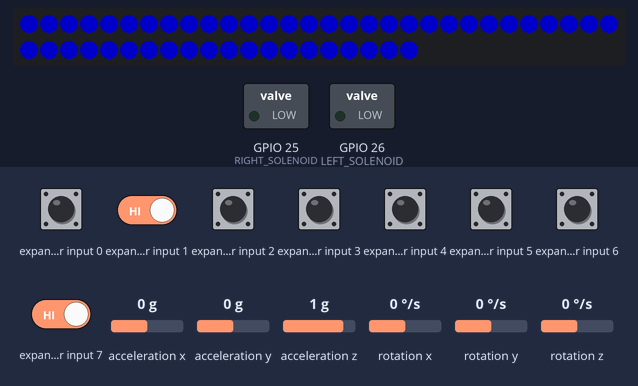
The program below on a simulated ESP32. Parts: 50 RGB LEDs in strip order, left to right, continuing on the next row, switched loads named in the program (green lamp = pin HIGH). Wiring (inferred from the names in the program): input shift register (74HC165): load GPIO 12; clock GPIO 14; serial out GPIO 7. Inputs (shaded band) come from the test bench; at power-on: expander input 0–7 HIGH, acceleration x 0 g, acceleration y 0 g, acceleration z 1 g, rotation x 0 °/s, rotation y 0 °/s, rotation z 0 °/s. Dim RGB values are drawn brighter than linear; EEPROM starts erased; USB keyboard and mouse output is not drawn; pins used as bus, display or sensor lines are not drawn; what the program prints to the serial monitor is not drawn.

Above: at 2.3 s.
2.4 s: expander input 1 driven LOW
At 3.6 s:
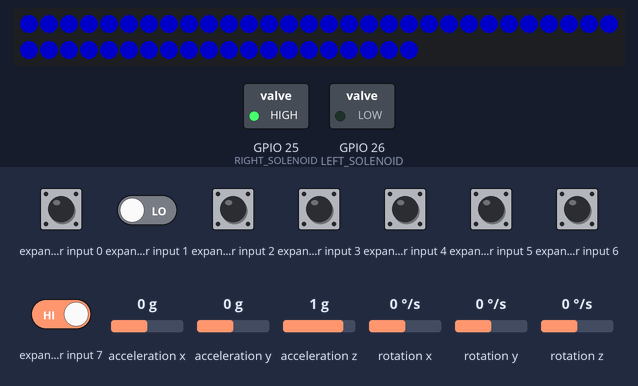
3.9 s: expander input 7 driven LOW
At 4.8 s:
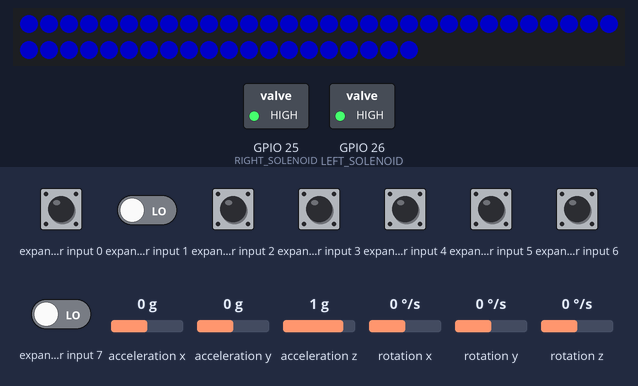
5.4 s: expander input 1 driven HIGH
At 6.0 s:
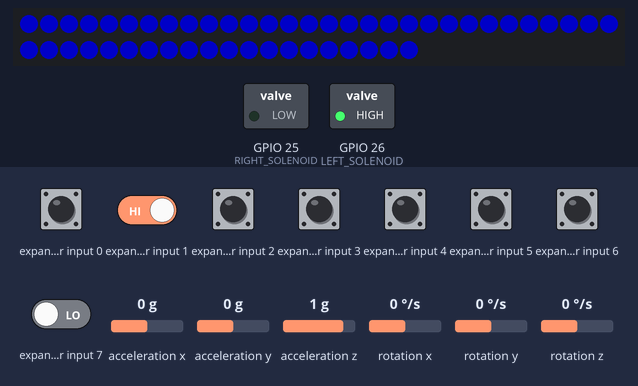
6.9 s: expander input 7 driven HIGH
At 8.3 s:
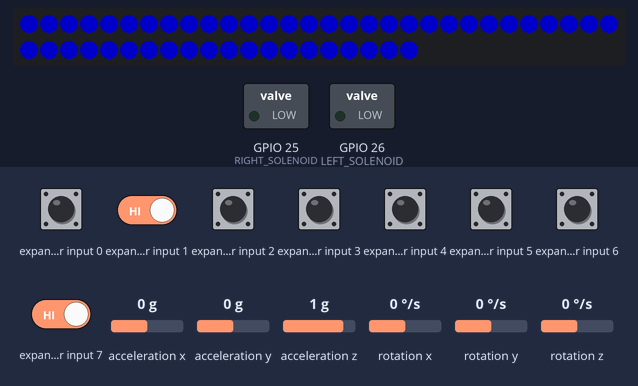
Timing chart, 0 to 9.4 s (numbered marks = the images above; inputs shaded):
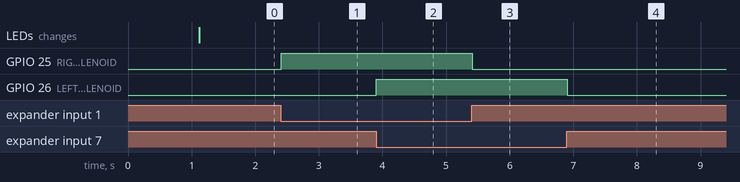

The program:

main.cpp
```cpp
#include "arcadeButtonProcessor.hpp"
#include "ledStripProcessor.hpp"
#include "accelerometerProcessor.hpp"
#include "solenoidProcessor.hpp"
#include "preferencesManager.hpp"

// Onboard NeoPixel; single LED
#define PIN_NEOPIXEL      5
#define NEOPIXEL_POWER    8

#define TIME_IN_MS_HOLD_FOR_MODE_CHANGE 2000

bool connected = false;
bool ledOn = false;
bool resetHeld = false;
bool accelerometerEnabled = false;
bool nudgeActive = false;
int currentGameMode = 0;
unsigned long lastBlink = 0;
unsigned long lastResetPress = 0;
BleKeyboard keyboard("pinballWizard", "cc", 68);
MPU6050 mpu;

void setLED(uint8_t r, uint8_t g, uint8_t b) {
	neopixelWrite(PIN_NEOPIXEL, r, g, b);
}

void setup() {
	Serial.begin(115200);
	delay(1000);
	Serial.println("=== Pinball Controller Starting ===");

	// Start accelerometer pins and init (chip is MPU6050)
	Wire.begin(ACCELEROMETER_SDA, ACCELEROMETER_SCL);
	mpu.initialize();

	pinMode(BOOT_BUTTON, INPUT_PULLUP);
	pinMode(NEOPIXEL_POWER, OUTPUT);
	pinMode(SR_LOAD, OUTPUT);
	pinMode(SR_CLK, OUTPUT);
	pinMode(SR_DATA, INPUT);
	pinMode(LEFT_SOLENOID, OUTPUT);
  	pinMode(RIGHT_SOLENOID, OUTPUT);

	digitalWrite(NEOPIXEL_POWER, HIGH);
	digitalWrite(SR_LOAD, HIGH);
	digitalWrite(SR_CLK, LOW);
	digitalWrite(LEFT_SOLENOID, LOW);
	digitalWrite(RIGHT_SOLENOID, LOW);

	tryToStartAccelerometer();

	currentGameMode = getControllerMode();
	keyboard.begin();

	setLEDStrip(currentGameMode);
}

void loop() {
	if (digitalRead(BOOT_BUTTON) == LOW) {
		if(lastResetPress == 0){
			resetHeld = true;
			lastResetPress = millis();
		}
		if(resetHeld){
			if(millis() - lastResetPress >= TIME_IN_MS_HOLD_FOR_MODE_CHANGE) {
				gotoNextMode(currentGameMode);
				delay(1000); // blocking but that's okay; I want to be sure the save happens
				Serial.println("Restarting the ESP 32...");
				ESP.restart();
			} else {
				return; // we want to exit loop early so that lastResetPress isn't set to 0/
			}
		}
	}
	lastResetPress = 0;
	resetHeld = false;

	// if we have a bluetooth connection, let's do the important stuff
	if(keyboard.isConnected()){
		// process button presses first
		processKeyboardButtons(&keyboard);
		// process movement next (but only if accelerometer is enabled)
		if(accelerometerEnabled) {
			checkNudge(&keyboard);
		}
		// set the LED to solid color once
		if(!connected){
			connected = true;
			setLED(0, 255, 0);
		}
	// if we've lost the connection then let's blink the LED
	} else {
		if (millis() - lastBlink > 500) {
			lastBlink = millis();
			ledOn = !ledOn;
			setLED(0, ledOn ? 255 : 0, 0);
		}
		connected = false;
	}
}
```

accelerometerProcessor.hpp
```cpp
#pragma once

#include <BleKeyboard.h>
#include <MPU6050.h>
#include "preferencesManager.hpp"
#include "arcadeButtonProcessor.hpp"

#define ACCELEROMETER_SDA  4     // SDA
#define ACCELEROMETER_SCL 33     // SCL

const unsigned long NUDGE_PRESS_TIME = 50;
const unsigned long NUDGE_COOLDOWN = 100;  // Increased from 100ms to prevent spam
const int NUDGE_THRESHOLD = 8000;  // Adjust this for sensitivity

void tryToStartAccelerometer();
void checkNudge(BleKeyboard* keyboard);
```

arcadeButtonProcessor.hpp
```cpp
#pragma once

#include <BleKeyboard.h>
#include <BleGamepad.h>
#include <Arduino.h>
#include "preferencesManager.hpp"
#include "solenoidProcessor.hpp"

extern int currentGameMode;

// 74HC165 Shift Register (SR) Pins
#define SR_DATA           7    // QH - Serial data out
#define SR_CLK            14   // CLK - Clock pin
#define SR_LOAD           12   // SH/LD - Latch pin

// Button mappings from shift register (active LOW)
#define BTN_BIT_RMAGNASAVE    0  // A - Right MagnaSave
#define BTN_BIT_RFLIPPER      1  // B - Right Flipper
#define BTN_BIT_PLUNGER       2  // C - Plunger
#define BTN_BIT_START         3  // D - Start button
#define BTN_BIT_SPECIAL       4  // E - Special
#define BTN_BIT_NOTUSED       5  // F - nothing assigned
#define BTN_BIT_LMAGNASAVE    6  // G - Left MagnaSave
#define BTN_BIT_LFLIPPER      7  // H - Left Flipper

// Quest Pinball FX VR key mappings
#define KEY_RFLIPPER_QPVR      '6'
#define KEY_LFLIPPER_QPVR      'u'
#define KEY_PLUNGER_QPVR       '8'
#define KEY_SPECIAL_QPVR       '5'
#define KEY_RMAGNASAVE_QPVR    'd'
#define KEY_LMAGNASAVE_QPVR    'f'
#define KEY_NUDGE_UP_QPVR      'a'

// PC Visual Pinball key mappings
#define KEY_RFLIPPER_PCVP      KEY_RIGHT_SHIFT
#define KEY_LFLIPPER_PCVP      KEY_LEFT_SHIFT
#define KEY_PLUNGER_PCVP       KEY_RETURN
#define KEY_SPECIAL_PCVP       '5'   // Coin
#define KEY_START_PCVP         '1'
#define KEY_RMAGNASAVE_PCVP    KEY_RIGHT_CTRL
#define KEY_LMAGNASAVE_PCVP    KEY_LEFT_CTRL

struct ButtonMapping {
		uint8_t bit;
		char key;
};

const ButtonMapping questButtonMap[] = {
		{BTN_BIT_RMAGNASAVE, KEY_RMAGNASAVE_QPVR},
		{BTN_BIT_RFLIPPER,   KEY_RFLIPPER_QPVR},
		{BTN_BIT_PLUNGER,    KEY_PLUNGER_QPVR},
		{BTN_BIT_SPECIAL,    KEY_SPECIAL_QPVR},
		{BTN_BIT_LMAGNASAVE, KEY_LMAGNASAVE_QPVR},
		{BTN_BIT_LFLIPPER,   KEY_LFLIPPER_QPVR},
		{BTN_BIT_START,      KEY_NUDGE_UP_QPVR}
};

const ButtonMapping pcButtonMap[] = {
		{BTN_BIT_RMAGNASAVE, KEY_RMAGNASAVE_PCVP},
		{BTN_BIT_RFLIPPER,   KEY_RFLIPPER_PCVP},
		{BTN_BIT_PLUNGER,    KEY_PLUNGER_PCVP},
		{BTN_BIT_SPECIAL,    KEY_SPECIAL_PCVP},
		{BTN_BIT_START,      KEY_START_PCVP},
		{BTN_BIT_LMAGNASAVE, KEY_LMAGNASAVE_PCVP},
		{BTN_BIT_LFLIPPER,   KEY_LFLIPPER_PCVP}
};

const uint8_t QUEST_NUM_BUTTONS = sizeof(questButtonMap) / sizeof(ButtonMapping);
const uint8_t PC_NUM_BUTTONS = sizeof(pcButtonMap) / sizeof(ButtonMapping);

const unsigned long DEBOUNCE_MS = 5;  // try 5–10ms

void processKeyboardButtons(BleKeyboard* keyboard);

// Uncomment to enable Serial debug logs for button edges
//#define BUTTON_DEBUG
```

ledStripProcessor.hpp
```cpp
#pragma once

#include <Adafruit_NeoPixel.h>

#define PIN_LED_STRIP          13
#define NUM_STRIP_LEDS         50

const uint32_t gameModeColors[] = {
	0x0000FF,  // Blue
	0xFF00FF   // Purple/Magenta
};

void setLEDStrip(int);
```

preferencesManager.hpp
```cpp
#pragma once

#include <Preferences.h>

#define BOOT_BUTTON 0 // using the Boot button to switch modes

// define game modes
#define MODE_QUEST_PINBALLFXVR         0
#define MODE_PC_VISUALPINBALL          1

enum GAME_MODE {
	QUEST_PINBALL_FX_VR = 0,
	PC_VISUAL_PINBALL = 1
};

int getControllerMode();

void saveControllerMode(int);

void gotoNextMode(int);
```

solenoidProcessor.hpp
```cpp
#pragma once

#include <Arduino.h>

#define LEFT_SOLENOID         26
#define RIGHT_SOLENOID        25

void sendLeftFlipperDataHigh();
void sendRightFlipperDataHigh();
void sendLeftFlipperDataLow();
void sendRightFlipperDataLow();
```

accelerometerProcessor.cpp
```cpp
#include "accelerometerProcessor.hpp"

extern int currentGameMode;
extern bool nudgeActive;
extern MPU6050 mpu;
extern bool accelerometerEnabled;

int16_t ax, ay, az;
int16_t baseX = 0, baseY = 0, baseZ = 0;  // Calibration values

char activeNudgeKey = 0;

unsigned long nudgeStartTime = 0;
unsigned long lastNudgeTime = 0;

void tryToStartAccelerometer(){
	// Try to configure accelerometer aka MPU6050
	if (mpu.testConnection()) {
		Serial.println("MPU6050 connected!");
		accelerometerEnabled = true;

		// Calibrate baseline (average of 10 readings)
		long sumX = 0, sumY = 0, sumZ = 0;
		for(int i = 0; i < 10; i++) {
			mpu.getAcceleration(&ax, &ay, &az);
			sumX += ax;
			sumY += ay;
			sumZ += az;
			delay(10); // we're in setup so this delay is fine
		}
		baseX = sumX / 10;
		baseY = sumY / 10;
		baseZ = sumZ / 10;
	} else {
		Serial.println("MPU6050 not found!");
		accelerometerEnabled = false;
	}
}

// Non-blocking nudge check
void checkNudge(BleKeyboard* keyboard){
	if (!accelerometerEnabled) return;
	if (!keyboard) return;

	// Handle active nudge release
	if (nudgeActive && (millis() - nudgeStartTime >= NUDGE_PRESS_TIME)) {
		if (activeNudgeKey != 0) {
			keyboard->release(activeNudgeKey);
		}
		nudgeActive = false;
		activeNudgeKey = 0;
	}

	// Check cooldown
	if (nudgeActive || (millis() - lastNudgeTime < NUDGE_COOLDOWN)) return;

	mpu.getAcceleration(&ax, &ay, &az);

	int16_t deltaX = ax - baseX;
	int16_t deltaY = ay - baseY;

	switch(currentGameMode) {
		case MODE_QUEST_PINBALLFXVR:
			// Quest uses A/S/D/F for 4*-way nudge... * I think up and down are the same (visually and phsyically)
			if (abs(deltaX) > NUDGE_THRESHOLD || abs(deltaY) > NUDGE_THRESHOLD) {
				// Determine primary axis
				if (abs(deltaX) > abs(deltaY)) {
					// X-axis dominates
					if (deltaX > 0) {
						keyboard->press(KEY_RMAGNASAVE_QPVR);
						activeNudgeKey = KEY_RMAGNASAVE_QPVR;
					} else {
						keyboard->press(KEY_LMAGNASAVE_QPVR);
						activeNudgeKey = KEY_LMAGNASAVE_QPVR;
					}
				}
				lastNudgeTime = millis();
				nudgeStartTime = millis();
				nudgeActive = true;
			}
			break;

		case MODE_PC_VISUALPINBALL:
			// PC pinball uses Z/X/Space for nudge
			if (abs(deltaX) > NUDGE_THRESHOLD) {
				if (deltaX > 0) {
					keyboard->press('/');
					activeNudgeKey = '/';
				} else {
					keyboard->press('z');
					activeNudgeKey = 'z';
				}
				lastNudgeTime = millis();
				nudgeStartTime = millis();
				nudgeActive = true;
			} else if (abs(deltaY) > NUDGE_THRESHOLD) {
				keyboard->press(' ');
				lastNudgeTime = millis();
				nudgeStartTime = millis();
				nudgeActive = true;
				activeNudgeKey = ' ';  // Space for forward/back
			}
			break;
	}
}
```

arcadeButtonProcessor.cpp
```cpp
#include "arcadeButtonProcessor.hpp"

extern bool nudgeActive;

uint8_t stableState = 0xFF;           // debounced state (1 = released)
uint8_t lastRawState = 0xFF;          // last raw read
unsigned long lastChangeTime[8] = {0};

#ifdef BUTTON_DEBUG
static void logButtonEvent(uint8_t bit, uint8_t key, const char* action) {
	Serial.printf("Button bit %u -> key 0x%02X %s\n", bit, key, action);
}
#endif

uint8_t readShiftRegister() {
	digitalWrite(SR_LOAD, LOW);
	delayMicroseconds(1);
	digitalWrite(SR_LOAD, HIGH);

	uint8_t data = 0;
	for (int i = 0; i < 8; i++) {
		data <<= 1;
		if (digitalRead(SR_DATA)) {
			data |= 1;
		}
		digitalWrite(SR_CLK, HIGH);
		delayMicroseconds(1);
		digitalWrite(SR_CLK, LOW);
	}

	return data;
}

void processKeyboardButtons(BleKeyboard* keyboard){
	const ButtonMapping* map = questButtonMap;
	uint8_t totalButtons = QUEST_NUM_BUTTONS;

	if(currentGameMode == PC_VISUAL_PINBALL){
		map = pcButtonMap;
		totalButtons = PC_NUM_BUTTONS;
	}

	uint8_t raw = readShiftRegister();
	unsigned long now = millis();

	for (uint8_t i = 0; i < totalButtons; i++) {
		uint8_t bit = map[i].bit;
		char key = map[i].key;
		bool rawPressed = !(raw & (1 << bit));
		bool lastRawPressed = !(lastRawState & (1 << bit));

		// If raw level changed, reset debounce timer
		if (rawPressed != lastRawPressed) {
			lastChangeTime[i] = now;
		}

		// Only update stable state after it has stayed the same for DEBOUNCE_MS
		if ((now - lastChangeTime[i]) >= DEBOUNCE_MS) {
			bool stablePressed = !(stableState & (1 << bit));
			if (rawPressed != stablePressed) {
				bool leftFlipper = (bit == BTN_BIT_LFLIPPER);
				bool rightFlipper = (bit == BTN_BIT_RFLIPPER);
				bool leftNudge = (bit == BTN_BIT_LMAGNASAVE);
				bool rightNudge = (bit == BTN_BIT_RMAGNASAVE);

				// Edge detected on debounced state
				if (rawPressed) {
					if(leftNudge && nudgeActive) return;
					if(rightNudge && nudgeActive) return;
					keyboard->press(key);
					if(leftFlipper) sendLeftFlipperDataHigh();
					else if(rightFlipper) sendRightFlipperDataHigh();
#ifdef BUTTON_DEBUG
					logButtonEvent(bit, key, "pressed");
#endif
				} else {
					keyboard->release(key);
					if(leftFlipper) sendLeftFlipperDataLow();
					else if(rightFlipper) sendRightFlipperDataLow();
#ifdef BUTTON_DEBUG
					logButtonEvent(bit, key, "released");
#endif
				}

				// Update debounced state bit
				if (rawPressed) {
					stableState &= ~(1 << bit);
				} else {
					stableState |= (1 << bit);
				}
			}
		}

		// Update lastRawState bit
		if (rawPressed) {
			lastRawState &= ~(1 << bit);
		} else {
			lastRawState |= (1 << bit);
		}
	}
}
```

ledStripProcessor.cpp
```cpp
#include "ledStripProcessor.hpp"

Adafruit_NeoPixel pixels(NUM_STRIP_LEDS, PIN_LED_STRIP, NEO_GRB + NEO_KHZ800);

void setLEDStrip(int mode){
	pixels.begin();
	pixels.setBrightness(100);
	pixels.fill(gameModeColors[mode]);
	pixels.show();
}
```

preferencesManager.cpp
```cpp
#include "preferencesManager.hpp"

Preferences preferences;

int getControllerMode(){
	preferences.begin("pb", false);
	int wasSaved = preferences.getInt("wiz");
	preferences.end();
	if(wasSaved > 1 || wasSaved < 0) {
		wasSaved = 0;  // Safety check
		saveControllerMode(0);
	}
	Serial.print("getControllerMode(): ");
	Serial.println(wasSaved);
	return wasSaved;
}

void saveControllerMode(int mode){
	preferences.begin("pb", false);
	preferences.putInt("wiz", mode);
	preferences.end();
	Serial.print("saveControllerMode with ");
	Serial.println(mode);
}

void gotoNextMode(int mode){
	Serial.println("Calling gotoNextMode()");
	Serial.print("Saving the following as the next mode: ");
	Serial.println(mode);
	if(mode == 0){
		mode = 1;
	} else if(mode == 1){
		mode = 0;
	} else {
		Serial.println("huh?");
	}
	saveControllerMode(mode);
}
```

solenoidProcessor.cpp
```cpp
#include "solenoidProcessor.hpp"

void sendLeftFlipperDataHigh(){
	digitalWrite(LEFT_SOLENOID, HIGH);
}

void sendRightFlipperDataHigh(){
	digitalWrite(RIGHT_SOLENOID, HIGH);
}

void sendLeftFlipperDataLow(){
	digitalWrite(LEFT_SOLENOID, LOW);
}

void sendRightFlipperDataLow(){
	digitalWrite(RIGHT_SOLENOID, LOW);
}
```

Measured:
- after the input at 2.4 s, GPIO 25 (RIGHT_SOLENOID): LOW → HIGH at once
- after the input at 3.9 s, GPIO 26 (LEFT_SOLENOID): LOW → HIGH at once
- after the input at 5.4 s, GPIO 25 (RIGHT_SOLENOID): HIGH → LOW at once
- after the input at 6.9 s, GPIO 26 (LEFT_SOLENOID): HIGH → LOW at once
